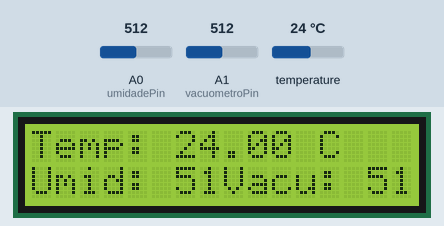
Bench run of a sketch on a simulated Arduino Uno, built with avr-gcc and run on an emulated ATmega328P. On the bench: 16×2 character LCD. Inputs (shaded band) come from the test bench; at power-on: temperature 24 °C, A0 (umidadePin) = 512, A1 (vacuometroPin) = 512. Storage starts empty.

Above: at 1.3 s.
1.4 s: temperature set to 12 °C
At 3.9 s:
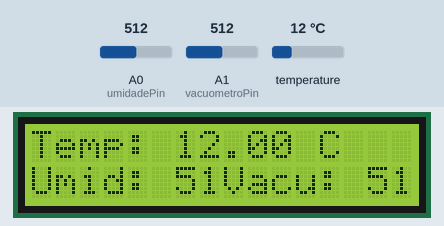
5.1 s: A0 (umidadePin) set to 716
At 7.6 s:
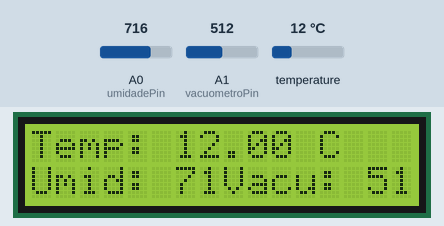
8.8 s: A1 (vacuometroPin) set to 716
At 9.9 s:
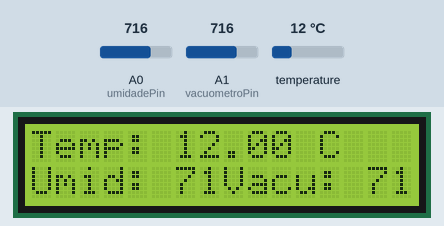
12.5 s: temperature set to 19 °C
At 15.9 s:
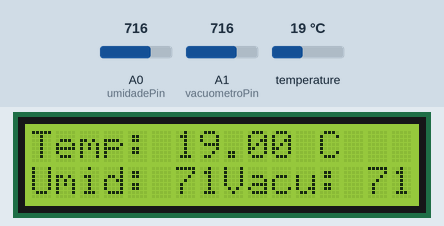
16.2 s: A0 (umidadePin) set to 900
At 18.3 s:
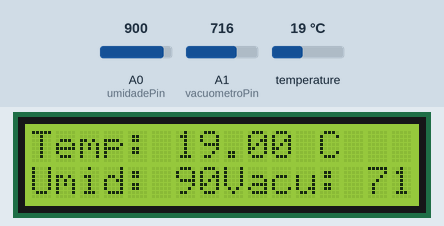
19.9 s: A1 (vacuometroPin) set to 900
At 20.7 s:
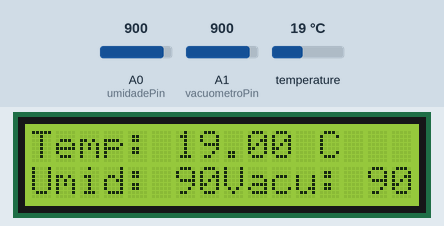
Timing chart, 0 to 22.9 s (numbered marks = the images above; inputs shaded):
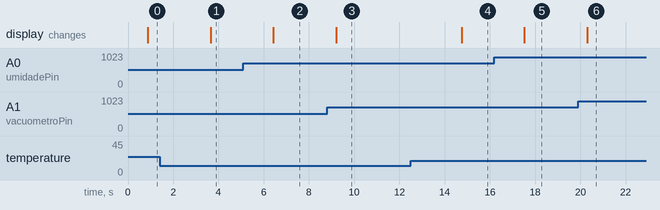

Measured:
- after the input at 1.4 s, the display: changes after 2.3 s (image 1)
- after the input at 5.1 s, the display: changes after 1.3 s (image 2)
- after the input at 8.8 s, the display: changes after 0.40 s (image 3)
- after the input at 12.5 s, the display: changes after 2.2 s (image 4)
- after the input at 16.2 s, the display: changes after 1.3 s (image 5)
- after the input at 19.9 s, the display: changes after 0.40 s (image 6)

The sketch:

codigo_novo_KPa_Temp_Umid.SD.ino
```cpp
#include <Wire.h>
#include <LiquidCrystal.h>
#include <OneWire.h>
#include <DallasTemperature.h>
#include <SD.h>

// Configuração do display LCD
LiquidCrystal lcd(12, 11, 10, 9, 8, 7);

// Configuração dos sensores
#define ONE_WIRE_BUS 2
OneWire oneWire(ONE_WIRE_BUS);
DallasTemperature sensors(&oneWire);

const int umidadePin = A0; // Pino analógico para o sensor de umidade
const int vacuometroPin = A1; // Pino analógico para o vacuômetro
const int chipSelect = 4; // Pino CS para o módulo SD

File dataFile;

void setup() {
  lcd.begin(16, 2); // Inicializa o display LCD
  sensors.begin(); // Inicializa o sensor de temperatura

  // Inicializa o módulo SD
  if (!SD.begin(chipSelect)) {
    lcd.clear();
    lcd.setCursor(0, 0);
    lcd.print("Erro SD");
    while (1);
  }

  dataFile = SD.open("dados.txt", FILE_WRITE);
  if (!dataFile) {
    lcd.clear();
    lcd.setCursor(0, 0);
    lcd.print("Erro abrir arquivo");
    while (1);
  }

  pinMode(2, OUTPUT); // Pino de saída para controle adicional
}

void loop() {
  // Leitura do sensor de temperatura
  sensors.requestTemperatures();
  float temperatura = sensors.getTempCByIndex(0);

  // Leitura dos sensores analógicos
  int umidadeValor = analogRead(umidadePin);
  int vacuometroValor = analogRead(vacuometroPin);

  // Exibindo no LCD
  lcd.clear();
  lcd.setCursor(0, 0);
  lcd.print("Temp: ");
  lcd.print(temperatura);
  lcd.print(" C");

  lcd.setCursor(0, 1);
  lcd.print("Umid: ");
  lcd.print(umidadeValor);
  lcd.print(" V");

  lcd.setCursor(8, 1);
  lcd.print("Vacu: ");
  lcd.print(vacuometroValor);
  lcd.print(" V");

  // Salvando dados no arquivo SD
  if (dataFile) {
    dataFile.print("Temperatura: ");
    dataFile.print(temperatura);
    dataFile.print(" C, ");

    dataFile.print("Umidade: ");
    dataFile.print(umidadeValor);
    dataFile.print(", ");

    dataFile.print("Vacuômetro: ");
    dataFile.println(vacuometroValor);

    dataFile.flush(); // Garante que os dados sejam escritos no cartão SD
  }

  delay(2000); // Atualiza a cada 2 segundos
}
```
